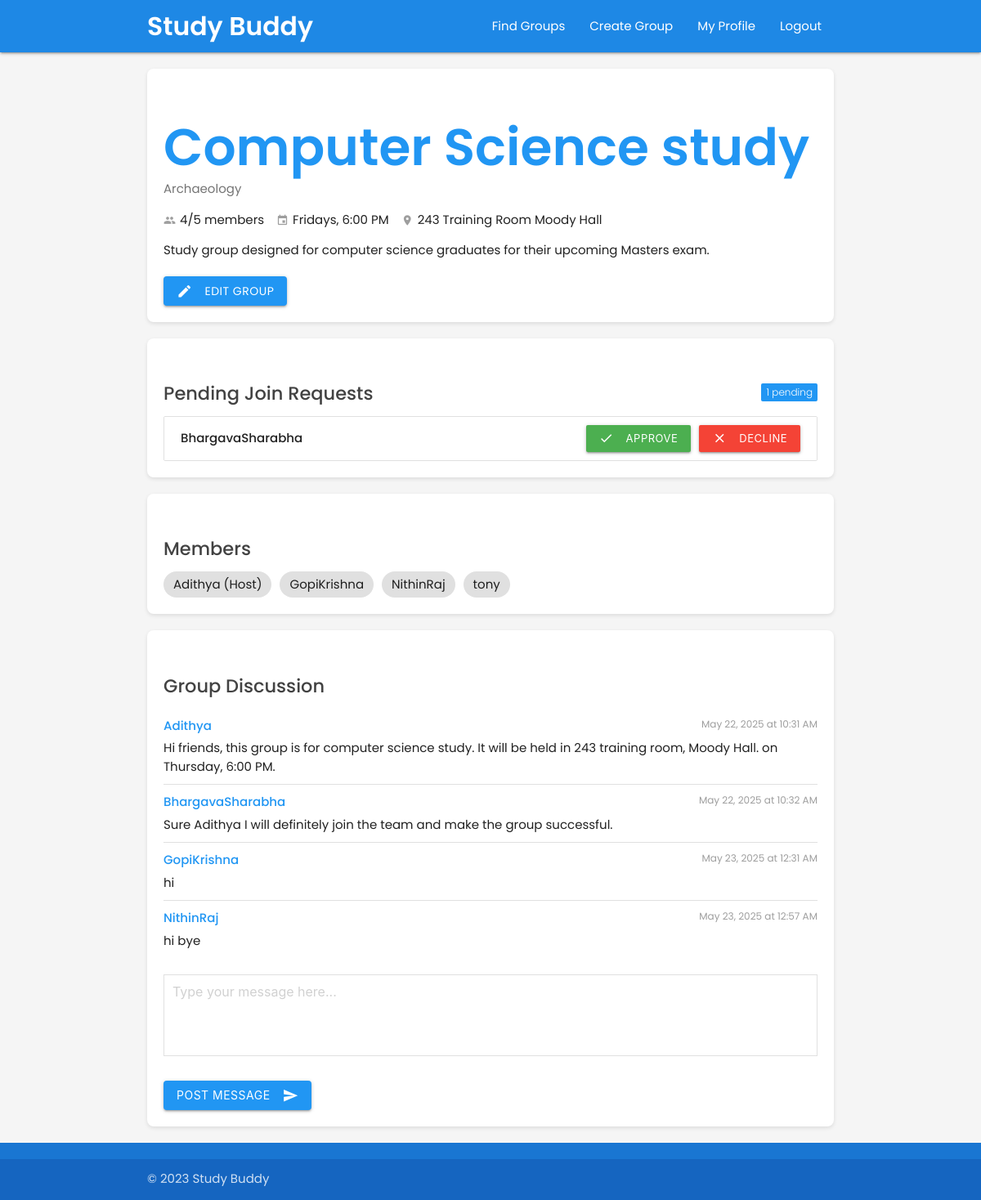
/group_details/2 (signed in), run on the app's committed database.
### userDashboard/models.py (models this page shows, shortened)
class StudyGroup(models.Model):
    title = models.CharField(max_length=100)
    description = models.TextField()
    subject = models.ForeignKey(Subject, on_delete=models.CASCADE, related_name='study_groups')
    host = models.ForeignKey(settings.AUTH_USER_MODEL, on_delete=models.CASCADE, related_name='hosted_groups')
    members = models.ManyToManyField(settings.AUTH_USER_MODEL, through='GroupMembership', related_name='joined_groups')
    max_members = models.PositiveIntegerField(default=8)
    meeting_date = models.DateField()
    meeting_time = models.TimeField()
    meeting_location = models.CharField(max_length=255, blank=True)
    created_at = models.DateTimeField(auto_now_add=True)
    updated_at = models.DateTimeField(auto_now=True)
    @property
    def current_member_count(self):
        return self.members.count()
    class Meta:
        ordering = ['meeting_date', 'meeting_time']

class GroupJoinRequest(models.Model):
    STATUS_CHOICES = (
        ('pending', 'Pending'),
        ('approved', 'Approved'),
        ('declined', 'Declined'),
    )
    user = models.ForeignKey(settings.AUTH_USER_MODEL, on_delete=models.CASCADE, related_name='join_requests')
    group = models.ForeignKey(StudyGroup, on_delete=models.CASCADE, related_name='join_requests')
    status = models.CharField(max_length=10, choices=STATUS_CHOICES, default='pending')
    requested_at = models.DateTimeField(auto_now_add=True)
    responded_at = models.DateTimeField(null=True, blank=True)
    class Meta:
        unique_together = ('user', 'group')
        ordering = ['-requested_at']

class GroupMembership(models.Model):
    user = models.ForeignKey(settings.AUTH_USER_MODEL, on_delete=models.CASCADE)
    group = models.ForeignKey(StudyGroup, on_delete=models.CASCADE)
    date_joined = models.DateTimeField(auto_now_add=True)
    is_active = models.BooleanField(default=True)
    class Meta:
        unique_together = ('user', 'group')

class GroupMessage(models.Model):
    group = models.ForeignKey(StudyGroup, on_delete=models.CASCADE, related_name='messages')
    user = models.ForeignKey(settings.AUTH_USER_MODEL, on_delete=models.CASCADE)
    content = models.TextField()
    timestamp = models.DateTimeField(auto_now_add=True)
    class Meta:
        ordering = ['timestamp']

### userProfile/models.py (models this page shows, shortened)
class Subject(models.Model):
    name = models.CharField(max_length=100, unique=True)
    description = models.TextField(blank=True)
    class Meta:
        ordering = ['name']

### userAuth/models.py (models this page shows)
class CustomUser(AbstractUser):
    email = models.EmailField(unique=True)
    objects = CustomUserManager()
    EMAIL_FIELD = 'email'
    REQUIRED_FIELDS = ['email']

### userDashboard/views.py (the view, shortened to what this page needs)
# urls.py: path('group_details/<int:group_id>', views.group_details, name='group_details'),
@login_required
def group_details(request, group_id=None):
    if group_id:
        try:
            group = StudyGroup.objects.get(id=group_id)
            is_member = group.members.filter(id=request.user.id).exists()
            is_host = group.host == request.user
            has_pending_request = GroupJoinRequest.objects.filter(
                user=request.user,
                group=group,
                status='pending'
            ).exists()
            pending_requests = []
            if is_host:
                pending_requests = GroupJoinRequest.objects.filter(
                    group=group,
                    status='pending'
                ).select_related('user')
            messages_list = group.messages.all().order_by('timestamp')
            context = {
                'group': group,
                'is_member': is_member,
                'is_host': is_host,
                'has_pending_request': has_pending_request,
                'pending_requests': pending_requests,
                'messages_list': messages_list
            }
            return render(request, 'userDashboard/group_detail.html', context)
        except StudyGroup.DoesNotExist:
            messages.error(request, "Study group not found.")
            return redirect('dashboard')
    return render(request, 'userDashboard/group_detail.html')

### userDashboard/templates/userDashboard/group_detail.html (shortened to what this page needs)
<!DOCTYPE html>
<html lang="en">
<head>
  <link rel="stylesheet" href="https://cdnjs.cloudflare.com/ajax/libs/materialize/1.0.0/css/materialize.min.css">
</head>
<body>
  <header>
    <div class="navbar-fixed">
      <nav class="blue darken-1">
        <div class="nav-wrapper container">
          <a href="{% url 'dashboard' %}" class="brand-logo">Study Buddy</a>
          <ul class="right hide-on-med-and-down">
            <li><a href="{% url 'dashboard' %}">Find Groups</a></li>
            <li><a href="{% url 'create_group' %}">Create Group</a></li>
            <li><a href="{% url 'profile' %}">My Profile</a></li>
            <li><a href="{% url 'logout' %}">Logout</a></li>
          </ul>
        </div>
      </nav>
    </div>
  </header>
  <main id="main-content" class="container">
    {% if group %}
    <section class="group-header">
      <h1 class="group-title">{{ group.title }}</h1>
      <span class="group-subject">{{ group.subject.name }}</span>
      <div class="group-meta">
        <div class="meta-item">
          <i class="material-icons tiny">group</i>
          <span>{{ group.current_member_count }}/{{ group.max_members }} members</span>
        </div>
        <div class="meta-item">
          <i class="material-icons tiny">event</i>
          <span>{{ group.meeting_date|date:"l" }}s, {{ group.meeting_time|time:"g:i A" }}</span>
        </div>
        {% if group.meeting_location %}
        <div class="meta-item">
          <i class="material-icons tiny">location_on</i>
          <span>{{ group.meeting_location }}</span>
        </div>
        {% endif %}
      </div>
      <p class="group-description">
        {{ group.description }}
      </p>
      <div class="group-actions">
        {% if not is_member %}
          {% if has_pending_request %}
            <button disabled class="btn waves-effect waves-light grey">
              <i class="material-icons left">hourglass_empty</i>
              Request Pending
            </button>
          {% else %}
            <form method="POST" action="{% url 'join_group' group.id %}">
              {% csrf_token %}
              <button type="submit" class="btn waves-effect waves-light">
                <i class="material-icons left">group_add</i>
                Request to Join
              </button>
            </form>
          {% endif %}
        {% elif is_host %}
        <a href="{% url 'edit_group' group.id %}" class="btn waves-effect waves-light">
          <i class="material-icons left">edit</i>
          Edit Group
        </a>
        {% endif %}
      </div>
    </section>
    {% if is_host and pending_requests %}
    <section class="requests-section">
      <h2 class="section-title">
        Pending Join Requests
        <span class="new badge blue" data-badge-caption="pending">{{ pending_requests|length }}</span>
      </h2>
      <ul class="requests-list collection">
        {% for request in pending_requests %}
        <li class="request-item collection-item">
          <span class="request-user">{{ request.user.get_full_name|default:request.user.username }}</span>
          <div class="request-actions">
            <form method="POST" action="{% url 'approve_request' request.id %}">
              <button type="submit" class="btn-small green">
                <i class="material-icons left">check</i>
                Approve
              </button>
            </form>
            <form method="POST" action="{% url 'decline_request' request.id %}">
              <button type="submit" class="btn-small red">
                <i class="material-icons left">close</i>
                Decline
              </button>
            </form>
          </div>
        </li>
        {% endfor %}
      </ul>
    </section>
    {% endif %}
    <section class="members-section">
      <h2 class="section-title">Members</h2>
      <div class="members-list">
        {% for membership in group.groupmembership_set.all %}
        <span class="member-chip">
          {{ membership.user.get_full_name|default:membership.user.username }}
          {% if membership.user == group.host %}(Host){% endif %}
        </span>
        {% endfor %}
      </div>
    </section>
    <section class="discussion-section">
      <h2 class="section-title">Group Discussion</h2>
      <div class="messages-container">
        {% if messages_list %}
          {% for message in messages_list %}
          <div class="message">
            <div class="message-header">
              <span class="message-user">{{ message.user.get_full_name|default:message.user.username }}</span>
              <span class="message-time">{{ message.timestamp|date:"F j, Y" }} at {{ message.timestamp|time:"g:i A" }}</span>
            </div>
            <p class="message-content">
              {{ message.content }}
            </p>
          </div>
          {% endfor %}
        {% else %}
          <p class="center-align">No messages yet. Be the first to post!</p>
        {% endif %}
      </div>
      {% if is_member or is_host %}
      <form class="comment-form" method="POST" action="{% url 'group_details' group.id %}">
        <div class="input-field">
          <textarea id="message" name="message" class="materialize-textarea" placeholder="Type your message here..." rows="3" required aria-required="true"></textarea>
        </div>
        <button type="submit" class="btn waves-effect waves-light">
          Post Message
          <i class="material-icons right">send</i>
        </button>
      </form>
      {% endif %}
    </section>
    {% else %}
    <div class="card-panel">
      <p class="center-align">Study group not found. <a href="{% url 'dashboard' %}">Return to dashboard</a></p>
    </div>
    {% endif %}
  </main>
  <footer class="page-footer blue darken-2">
    <div class="footer-copyright blue darken-3">
      <div class="container">
        © 2023 Study Buddy
      </div>
    </div>
  </footer>
</body>
</html>

### userDashboard/templates/userDashboard/group_detail.html (style rules this page uses)
body { font-family: 'Poppins', sans-serif; display: flex; min-height: 100vh; flex-direction: column; background-color: #f5f5f5; }
main { flex: 1 0 auto; padding: 20px 0; }
.btn, .btn-large { background-color: #2196F3; border-radius: 4px; }
nav .brand-logo { font-weight: 600; }
.group-header { background-color: white; border-radius: 8px; padding: 20px; margin-bottom: 20px; box-shadow: 0 2px 5px rgba(0,0,0,0.1); }
.group-title { font-weight: 600; color: #2196F3; margin-bottom: 5px; }
.group-subject { color: #757575; display: inline-block; margin-right: 20px; margin-bottom: 15px; }
.group-meta { display: flex; flex-wrap: wrap; gap: 15px; margin-bottom: 15px; }
.meta-item { display: flex; align-items: center; }
.meta-item i { color: #9e9e9e; margin-right: 5px; }
.group-description { margin-bottom: 20px; }
.group-actions { display: flex; gap: 10px; }
.members-section { background-color: white; border-radius: 8px; padding: 20px; margin-bottom: 20px; box-shadow: 0 2px 5px rgba(0,0,0,0.1); }
.section-title { font-size: 1.5rem; font-weight: 500; color: #424242; margin-bottom: 15px; }
.members-list { display: flex; flex-wrap: wrap; gap: 10px; }
.member-chip { background-color: #e0e0e0; padding: 5px 12px; border-radius: 16px; display: inline-block; }
.requests-section { background-color: white; border-radius: 8px; padding: 20px; margin-bottom: 20px; box-shadow: 0 2px 5px rgba(0,0,0,0.1); }
.requests-list { margin-bottom: 0; }
.request-item { display: flex; justify-content: space-between; align-items: center; padding: 12px; border-bottom: 1px solid #e0e0e0; }
.request-item:last-child { border-bottom: none; }
.request-user { font-weight: 500; }
.request-actions { display: flex; gap: 10px; }
.discussion-section { background-color: white; border-radius: 8px; padding: 20px; box-shadow: 0 2px 5px rgba(0,0,0,0.1); }
.messages-container { margin-bottom: 20px; }
.message { border-bottom: 1px solid #e0e0e0; padding: 10px 0; }
.message:last-child { border-bottom: none; }
.message-header { display: flex; justify-content: space-between; margin-bottom: 5px; }
.message-user { font-weight: 500; color: #2196F3; }
.message-time { color: #9e9e9e; font-size: 0.8rem; }
.message-content { margin: 0; }
.comment-form { margin-top: 20px; }
.materialize-textarea { border: 1px solid #e0e0e0 !important; padding: 10px !important; border-radius: 4px; height: 100px !important; }

### data on the page
StudyGroup: title "Computer Science study", subject.name "Archaeology", current_member_count "4", max_members "5", meeting_date "Friday", meeting_time "6:00 PM", meeting_location "243 Training Room Moody Hall", description "Study group designed for computer science graduates for their upcoming Masters exam."
GroupJoinRequest: user.get_full_name "BhargavaSharabha"
GroupMembership: user.get_full_name "Adithya", shows "(Host)"
GroupMembership: user.get_full_name "GopiKrishna"
GroupMembership: user.get_full_name "NithinRaj"
GroupMembership: user.get_full_name "tony"
GroupMessage: user.get_full_name "Adithya", timestamp "May 22, 2025", timestamp "10:31 AM", content "Hi friends, this group is for computer science study. It will be held in 243 training room, Moody Hall. on Thursday, 6:00 PM."
GroupMessage: user.get_full_name "BhargavaSharabha", timestamp "May 22, 2025", timestamp "10:32 AM", content "Sure Adithya I will definitely join the team and make the group successful."
GroupMessage: user.get_full_name "GopiKrishna", timestamp "May 23, 2025", timestamp "12:31 AM", content "hi"
GroupMessage: user.get_full_name "NithinRaj", timestamp "May 23, 2025", timestamp "12:57 AM", content "hi bye"

### other printed values
{{ pending_requests|length }} "1"
